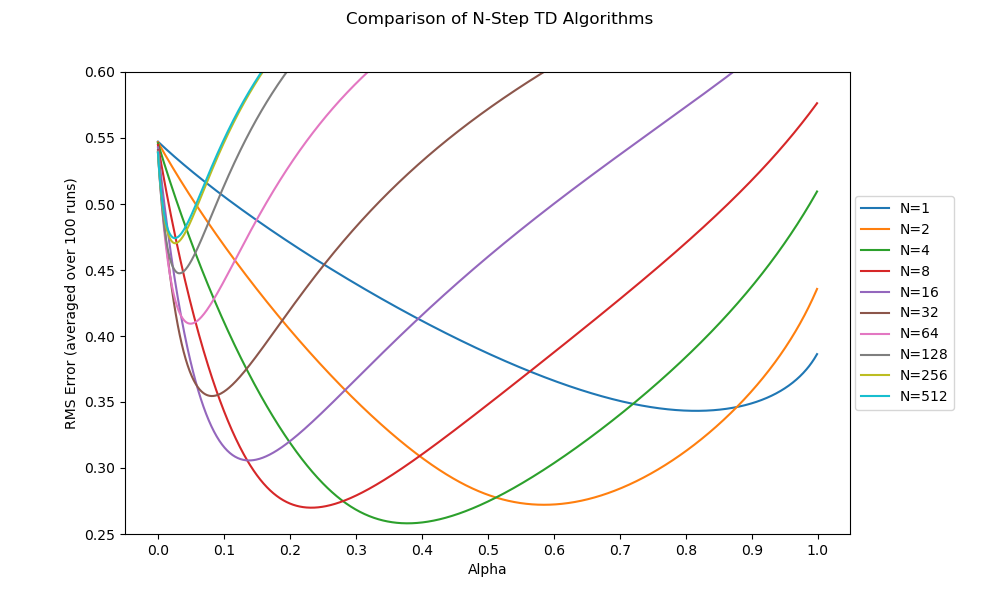

This figure's Python source:
import numpy as np
from tqdm import tqdm
import matplotlib.pyplot as plt

N=19
gamma=1

def generateEpisode():

	current=(N)//2
	episode=[]

	while(current>=0 and current<N):

		action=np.random.randint(2)
		_current=current

		if action==0:

			current-=1

		else:

			current+=1

		reward=0

		if current==N:

			reward=1

		elif current==-1:

			reward=-1

		episode.append((_current, action, reward))
	
	episode.append((current, 0, 0))

	return episode

def NStepTD(n, alpha, episodes):

	value=np.zeros(N)
	trueValue=np.arange(-18,20,2)/20
	errors=0

	for index, episode in enumerate(episodes):

		T=len(episode)

		truncatedReturn=0
		gammaPower=1

		for i in range(T+n-1):

			t=i-n

			if t>=0:

				state, action, reward=episode[t]
				gammaPower=1
				TDerror=0

				for j in range(t,min(T-1,t+n)):

					_state, _action, _reward=episode[j]
				
					TDerror+=gammaPower*_reward
					gammaPower*=gamma

				_state, _action, _reward=episode[min(T-1, t+n)]

				_value=0

				if _state>=0 and _state<N:

					_value=value[_state]

				TDerror+=gammaPower*_value
				TDerror-=value[state]

				value[state]+=alpha*TDerror

		errors+=np.sqrt(np.sum(np.power(value-trueValue, 2))/N)

	return errors/10

def Main():

	runs=100
	ns=np.power(2, np.arange(0, 10))
	alphas=np.arange(0.001, 1.001, 0.001)
	episodes=[[generateEpisode() for i in range(10)] for i in range(runs)]

	finalErrors=np.zeros((10,len(alphas)))

	for a in range(len(alphas)):

		alpha=alphas[a]
		
		print('Alpha={}'.format(alpha))

		errors=np.zeros(10)

		for run in tqdm(range(runs)):

			for j,n in enumerate(ns):

				errors[j]+=NStepTD(n, alpha, episodes[run])

		errors/=runs

		for j,n in enumerate(ns):

			finalErrors[j, a]=errors[j]

	fig, ax = plt.subplots(1, 1, figsize=(10,6))
	fig.suptitle('Comparison of N-Step TD Algorithms')
	plots=[]
	legends=[]

	for i,n in enumerate(ns):

		plot=ax.plot(finalErrors[i])[0]
		legends.append("N={}".format(ns[i]))
		plots.append(plot)

	ax.set_ylim(0.25,0.6)
	ax.set_xticks(np.arange(0,len(alphas)+len(alphas)/10,len(alphas)/10))
	ax.set_xticklabels(np.round(np.arange(0,1.1,0.1),2))
	ax.legend(plots, labels=legends, loc="center right", borderaxespad=-7.5)
	plt.subplots_adjust(right=0.85)
	ax.set_xlabel('Alpha')
	ax.set_ylabel('RMS Error (averaged over 100 runs)')
	plt.savefig('TESTexmpl_7_1.png')
	plt.close()

Main()
